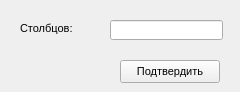
<?xml version="1.0" encoding="UTF-8"?>
<ui version="4.0">
 <class>Form</class>
 <widget class="QWidget" name="Form">
  <property name="geometry">
   <rect>
    <x>0</x>
    <y>0</y>
    <width>240</width>
    <height>92</height>
   </rect>
  </property>
  <property name="minimumSize">
   <size>
    <width>240</width>
    <height>92</height>
   </size>
  </property>
  <property name="maximumSize">
   <size>
    <width>240</width>
    <height>92</height>
   </size>
  </property>
  <property name="font">
   <font>
    <pointsize>8</pointsize>
   </font>
  </property>
  <property name="windowTitle">
   <string>Размер</string>
  </property>
  <widget class="QLineEdit" name="tableE">
   <property name="geometry">
    <rect>
     <x>110</x>
     <y>20</y>
     <width>113</width>
     <height>20</height>
    </rect>
   </property>
  </widget>
  <widget class="QLabel" name="label">
   <property name="geometry">
    <rect>
     <x>20</x>
     <y>20</y>
     <width>61</width>
     <height>16</height>
    </rect>
   </property>
   <property name="text">
    <string>Столбцов:</string>
   </property>
  </widget>
  <widget class="QPushButton" name="pushButton">
   <property name="geometry">
    <rect>
     <x>120</x>
     <y>60</y>
     <width>100</width>
     <height>23</height>
    </rect>
   </property>
   <property name="text">
    <string>Подтвердить</string>
   </property>
   <property name="autoDefault">
    <bool>true</bool>
   </property>
  </widget>
 </widget>
 <resources/>
 <connections/>
</ui>
